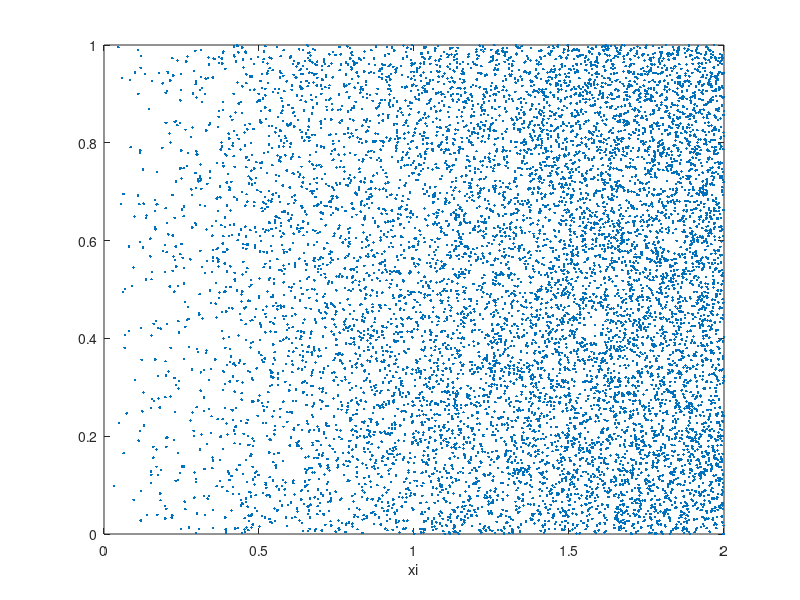
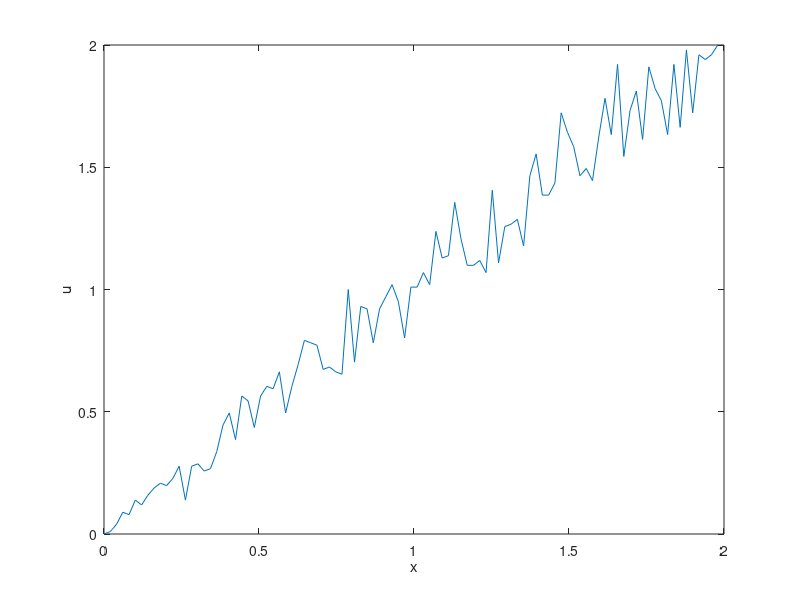

Here is the MATLAB script that generated these plots, in order:
N=10000

% compute N particles with p[xi=x]=x/8 for 0<x<2
eta =rand (1,N)
xi=sqrt(4*eta)

figure(1)
plot(xi,rand(1,N),'.')
xlabel('xi')


M=100
dx=1/(M-1)
%compute u(x) with M-1 cells
x=linspace(0,2,M)


for m=1:M-1
    I=find((x(m)<xi)&(xi<x(m+1)));
    u(m)=length(I)/N/dx;
end
figure(2)
plot(x(1:M-1),u)
xlabel('x')
ylabel('u')